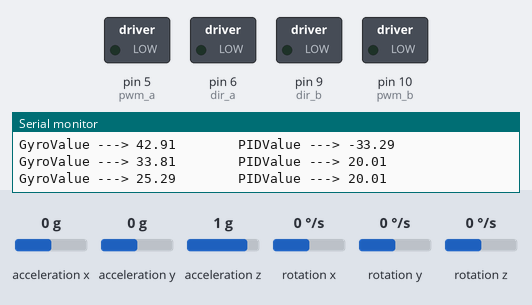
Bench run of a sketch on a simulated Arduino Uno, built with avr-gcc and run on an emulated ATmega328P. On the bench: switched loads named in the sketch (green lamp = pin HIGH), the last lines printed to the serial monitor. Inputs (shaded band) come from the test bench; at power-on: acceleration x 0 g, acceleration y 0 g, acceleration z 1 g, rotation x 0 °/s, rotation y 0 °/s, rotation z 0 °/s.

Above: at 2.2 s.
2.3 s: acceleration x set to 0.2 g
At 4.77 s:
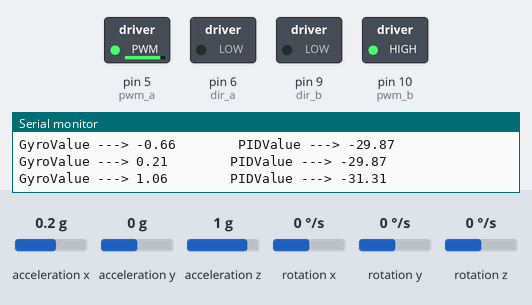
5.3 s: acceleration x set to -0.1 g
At 6.2 s:
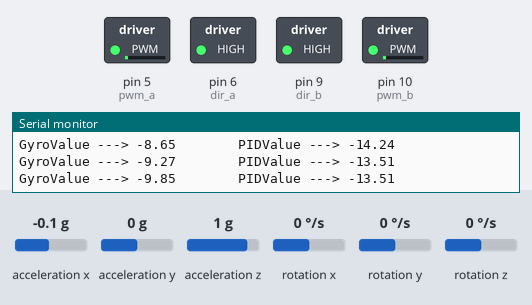
7.1 s: acceleration x set to 0.8 g
At 8.5 s:
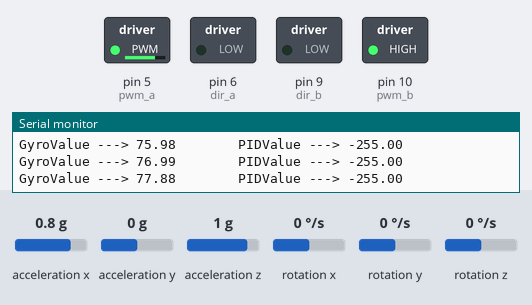
8.8 s: acceleration x set to -1.4 g
At 10.1 s:
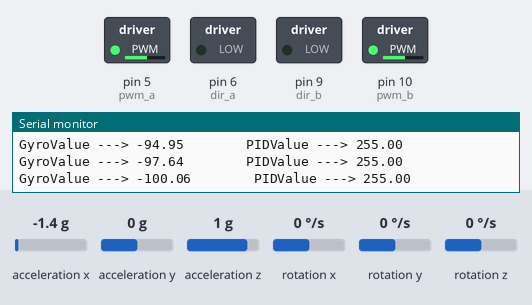
10.6 s: acceleration x set to -0.2 g
13.2 s: acceleration x set to 0 g
At 17.0 s:
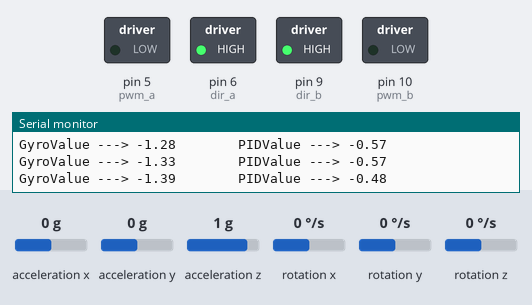
Timing chart, 0 to 17.2 s (numbered marks = the images above; inputs shaded):
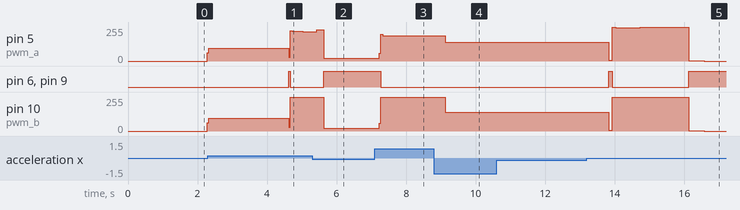

The sketch:

balancePID.ino
```cpp
#include <PID_v1.h>
#include "I2Cdev.h"
#include "MPU6050.h"
#include "Wire.h" // for i2c
#include <Kalman.h>
Kalman kalman;

// imu variables
MPU6050 accelgyro;

int16_t ax, ay, az;
int16_t gx, gy, gz;

// accelerometer values
int accel_reading;
int accel_corrected;
int accel_offset = 200;
double accel_angle;
float accel_scale = 1; // set to 0.01

// gyro values
int gyro_offset = 151; // 151
int gyro_corrected;
int gyro_reading;
float gyro_rate;
float gyro_scale = 0.02; // 0.02 by default - tweak as required
float gyro_angle;
float loop_time = 0.05; // 50ms loop
float angle = 0.00; // value to hold final calculated gyro angle

//new
double roll;
double accYangle;
double gyroYrate;
double gyroAngle;

// motor controller
#define pwm_a 5  //PWM control for motor outputs 1 and 2 is on digital pin 3
#define dir_a 6  //direction control for motor outputs 1 and 2 is on digital pin 12

#define dir_b 9  //direction control for motor outputs 3 and 4 is on digital pin 13
#define pwm_b 10  //PWM control for motor outputs 3 and 4 is on digital pin 11

/* Used for timing */
unsigned long timer;
#define STD_LOOP_TIME 10000 // Fixed time loop of 10 milliseconds
unsigned long lastLoopUsefulTime = STD_LOOP_TIME;
unsigned long loopStartTime;
double zeroValues[2] = { 0 };

// time stamp variables
int last_update;
int cycle_time;
long last_cycle = 0;

int motorPower = 255;

//PID variables
double Setpoint, Input, Output;
//Specify the links and initial tuning parameters
PID myPID(&Input, &Output, &Setpoint, 2, 5, 1, DIRECT);
double aggKp=4, aggKi=0.2, aggKd=1;
double consKp=1, consKi=0.05, consKd=0.25;

void setup() {
  Serial.begin(57600);
  Wire.begin();
  // initialize device
  Serial.println("Initializing I2C devices...");
  accelgyro.initialize();

  // verify connection
  Serial.println("Testing device connections...");
  Serial.println(accelgyro.testConnection() ? "MPU6050 connection successful" : "MPU6050 connection failed");;
  loopStartTime = micros();
  timer = loopStartTime;
  calibrateSensors();

  //PID
  Setpoint = 0;
  myPID.SetMode(AUTOMATIC);
  myPID.SetOutputLimits(-255, 255);

  //Set control pins to be outputs
  pinMode(pwm_a, OUTPUT);
  pinMode(pwm_b, OUTPUT);
  pinMode(dir_a, OUTPUT);
  pinMode(dir_b, OUTPUT);

}

void time_stamp(){
  while ((millis() - last_cycle) < 50){
  delay(1);
  }
  // once loop cycle reaches 50ms, reset timer value and continue
  cycle_time = millis() - last_cycle;
  last_cycle = millis();
}
double getGyroYrate() {
  accelgyro.getMotion6(&ax, &ay, &az, &gx, &gy, &gz);
   // gyro_Y_Axis angle calc
  gyro_reading = gy;
  gyro_corrected = (float)((gyro_reading/131) - gyro_offset);  // 131 is sensivity of gyro from data sheet
  gyro_rate = (gyro_corrected * gyro_scale) * -loop_time;      // loop_time = 0.05 ie 50ms
  gyro_angle = angle + gyro_rate;
  return gyro_rate;
  //return gyro_angle;
}
double getAccY() {
  accelgyro.getMotion6(&ax, &ay, &az, &gx, &gy, &gz);
    // accelerometer_X_Axis angle calc
  accel_reading = ax;
  accel_corrected = accel_reading - accel_offset;
  accel_corrected = map(accel_corrected, -16800, 16800, -90, 90);
  accel_corrected = constrain(accel_corrected, -90, 90);
  accel_angle = (float)(accel_corrected * accel_scale);
  return accel_angle;
}

void calibrateSensors() {
  accelgyro.getMotion6(&ax, &ay, &az, &gx, &gy, &gz);
  for (uint8_t i = 0; i < 100; i++) { // Take the average of 100 readings
    zeroValues[0] += ay;
    zeroValues[1] += ax;
    //zeroValues[2] += analogRead(accZ);
    delay(10);
  }
  zeroValues[0] /= 100; // Gyro X-axis
  zeroValues[1] /= 100; // Accelerometer Y-axis
  //zeroValues[2] /= 100; // Accelerometer Z-axis

  if(zeroValues[1] > 500) { // Check which side is lying down - 1g is equal to 0.33V or 102.3 quids (0.33/3.3*1023=102.3)
    zeroValues[1] -= 102.3; // +1g when lying at one of the sides
    kalman.setAngle(90); // It starts at 90 degress and 270 when facing the other way
    gyroAngle = 90;
  } else {
    zeroValues[1] += 102.3; // -1g when lying at the other side
    kalman.setAngle(270);
    gyroAngle = 270;
  }
}

void updateIMUSensors(){
  accYangle = getAccY();
  gyroYrate = getGyroYrate();
  gyroAngle += gyroYrate*((double)(micros()-timer)/1000000);
  // See my guide for more info about calculation the angles and the Kalman filter: http://arduino.cc/forum/index.php/topic,58048.0.htm
  roll = kalman.getAngle(accYangle, gyroYrate, (double)(micros() - timer)/1000000); // Calculate the angle using a Kalman filter
  //roll -= 90;
  timer = micros();
  time_stamp();
}
void getGyrodata(){
    // print values to serial monitor for checking
	//  Serial.print(accYangle);
	//  Serial.print("\t");
    //Serial.println("\t");
	//  Serial.print(roll);
	//  Serial.print("\t");
	//  Serial.print(gyro_angle);
	//  Serial.print("\t");
	//  Serial.println(" ");
}

void loop(){
    double gap = abs(Setpoint-Input); //distance away from setpoint
  if(gap<10)
  {  //we're close to setpoint, use conservative tuning parameters
    myPID.SetTunings(consKp, consKi, consKd);
  }
  else
  {
     //we're far from setpoint, use aggressive tuning parameters
     myPID.SetTunings(aggKp, aggKi, aggKd);
  }
	updateIMUSensors();
	//gyro to PID
    Input = roll;
  	myPID.Compute();
	  Serial.print("GyroValue ---> ");
    Serial.print(roll);
    Serial.print("        ");
    Serial.print("PIDValue ---> ");
    Serial.println(Output);
    detMovement();
}

void detMovement(){
  if (roll > 0 && roll < 15)
  {
    moveMotorsForward();
    //delay(30);
//    stopMotors();
//    moveMotorsBackward();
    //delay(30);
  }else if (roll < 0 && roll > -1)
  {
    moveMotorsBackward();
    //delay(30);
//    stopMotors();
//    moveMotorsForward();
    //delay(30);
  }else if (roll == 0){
   stopMotors();
   //delay(30);
  }
}

void stopMotors(){
  digitalWrite(dir_a, LOW);
  analogWrite(pwm_a, 0);
  digitalWrite(dir_b, HIGH);
  analogWrite(pwm_b, 0);
}

void moveMotorsForward(){
  digitalWrite(dir_a, LOW);
  analogWrite(pwm_a, Output);
  digitalWrite(dir_b, LOW);
  analogWrite(pwm_b, Output);
}

void moveMotorsBackward(){
  digitalWrite(dir_a, HIGH);
  analogWrite(pwm_a, -Output);
  digitalWrite(dir_b, HIGH);
  analogWrite(pwm_b, -Output);
}
```

Measured:
- the behaviour switches between 0.1 and 0.2 g on acceleration x (found by bisection; images 0 and 1)
- the behaviour switches between -0.1 and 0 g on acceleration x (found by bisection; images 4 and 5)
- after the input at 2.3 s, pin 6 (dir_a), pin 9 (dir_b): LOW → HIGH after 2.3 s, → LOW 0.05 s later
- after the input at 5.3 s, pin 6 (dir_a), pin 9 (dir_b): LOW → HIGH after 0.33 s; pin 10 (pwm_b): 255/255 → 19/255 after 0.33 s
- after the input at 7.1 s, pin 5 (pwm_a): 19/255 → 190/255 after 0.12 s; pin 6 (dir_a), pin 9 (dir_b): HIGH → LOW after 0.17 s; pin 10 (pwm_b): 19/255 → 255/255 after 0.12 s
- after the input at 8.8 s, pin 5 (pwm_a): 190/255 → 140/255 after 0.33 s; pin 10 (pwm_b): 255/255 → 140/255 after 0.33 s
